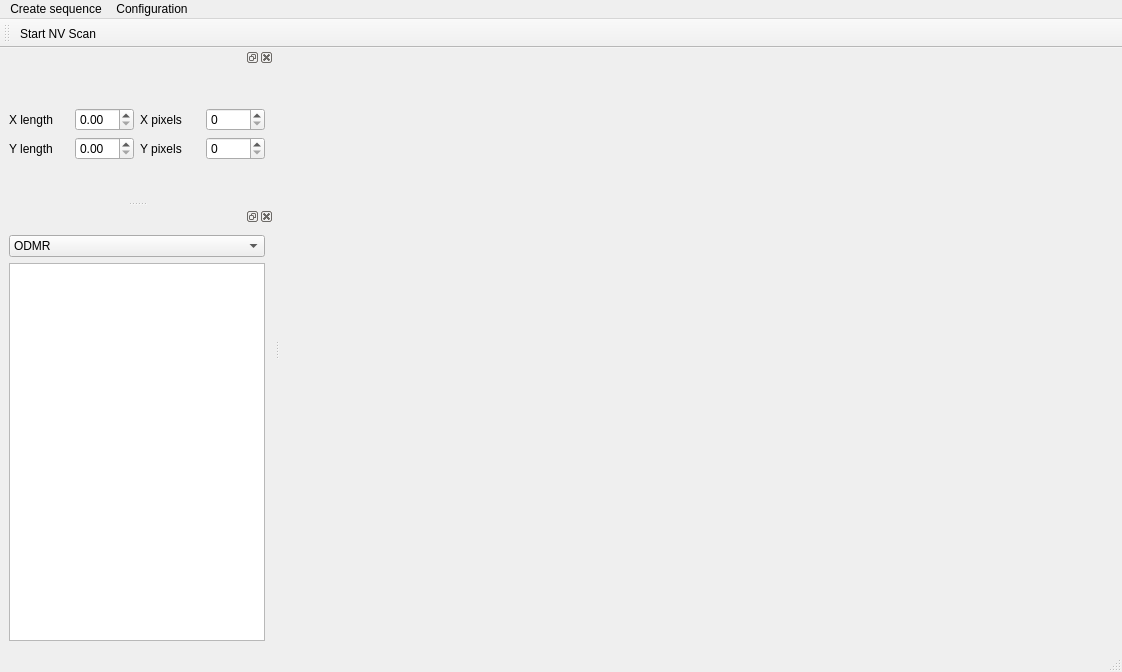
<?xml version="1.0" encoding="UTF-8"?>
<ui version="4.0">
 <class>MainWindow</class>
 <widget class="QMainWindow" name="MainWindow">
  <property name="geometry">
   <rect>
    <x>0</x>
    <y>0</y>
    <width>1122</width>
    <height>672</height>
   </rect>
  </property>
  <property name="windowTitle">
   <string>qudi: NVscan</string>
  </property>
  <widget class="QWidget" name="centralwidget"/>
  <widget class="QMenuBar" name="menubar">
   <property name="geometry">
    <rect>
     <x>0</x>
     <y>0</y>
     <width>1122</width>
     <height>21</height>
    </rect>
   </property>
   <widget class="QMenu" name="menuCreate_sequence">
    <property name="title">
     <string>Create sequence</string>
    </property>
    <addaction name="action_Open_sequence_creator"/>
   </widget>
   <widget class="QMenu" name="menuConfiguration">
    <property name="title">
     <string>Configuration</string>
    </property>
    <addaction name="action_Open_configuration"/>
   </widget>
   <addaction name="menuCreate_sequence"/>
   <addaction name="menuConfiguration"/>
  </widget>
  <widget class="QStatusBar" name="statusbar"/>
  <widget class="QDockWidget" name="LeftDock_2">
   <property name="sizePolicy">
    <sizepolicy hsizetype="MinimumExpanding" vsizetype="Preferred">
     <horstretch>0</horstretch>
     <verstretch>0</verstretch>
    </sizepolicy>
   </property>
   <attribute name="dockWidgetArea">
    <number>1</number>
   </attribute>
   <widget class="QWidget" name="dockWidgetContents">
    <layout class="QVBoxLayout" name="verticalLayout_2">
     <item>
      <layout class="QGridLayout" name="gridLayout_2">
       <item row="0" column="2">
        <widget class="QLabel" name="label_4">
         <property name="text">
          <string>X pixels</string>
         </property>
        </widget>
       </item>
       <item row="1" column="1">
        <widget class="ScienDSpinBox" name="Y_length_DSpinBox"/>
       </item>
       <item row="0" column="1">
        <widget class="ScienDSpinBox" name="X_length_DSpinBox"/>
       </item>
       <item row="1" column="0">
        <widget class="QLabel" name="label_2">
         <property name="text">
          <string>Y length</string>
         </property>
        </widget>
       </item>
       <item row="1" column="2">
        <widget class="QLabel" name="label_6">
         <property name="text">
          <string>Y pixels</string>
         </property>
        </widget>
       </item>
       <item row="1" column="4">
        <widget class="ScienSpinBox" name="Y_pixels_SpinBox"/>
       </item>
       <item row="0" column="0">
        <widget class="QLabel" name="label">
         <property name="text">
          <string>X length</string>
         </property>
        </widget>
       </item>
       <item row="0" column="4">
        <widget class="ScienSpinBox" name="X_pixels_SpinBox"/>
       </item>
      </layout>
     </item>
    </layout>
   </widget>
  </widget>
  <widget class="QToolBar" name="toolBar">
   <property name="windowTitle">
    <string>toolBar</string>
   </property>
   <attribute name="toolBarArea">
    <enum>TopToolBarArea</enum>
   </attribute>
   <attribute name="toolBarBreak">
    <bool>false</bool>
   </attribute>
   <addaction name="actionStart_NVscan"/>
  </widget>
  <widget class="QDockWidget" name="LeftDock_1">
   <property name="sizePolicy">
    <sizepolicy hsizetype="Minimum" vsizetype="Minimum">
     <horstretch>0</horstretch>
     <verstretch>0</verstretch>
    </sizepolicy>
   </property>
   <property name="minimumSize">
    <size>
     <width>91</width>
     <height>139</height>
    </size>
   </property>
   <attribute name="dockWidgetArea">
    <number>1</number>
   </attribute>
   <widget class="QWidget" name="dockWidgetContents_3">
    <layout class="QVBoxLayout" name="verticalLayout">
     <item>
      <widget class="QComboBox" name="comboBox">
       <item>
        <property name="text">
         <string>ODMR</string>
        </property>
       </item>
       <item>
        <property name="text">
         <string>Rabi</string>
        </property>
       </item>
       <item>
        <property name="text">
         <string>T1</string>
        </property>
       </item>
      </widget>
     </item>
     <item>
      <widget class="QListWidget" name="listWidget">
       <property name="sizePolicy">
        <sizepolicy hsizetype="Preferred" vsizetype="Preferred">
         <horstretch>0</horstretch>
         <verstretch>0</verstretch>
        </sizepolicy>
       </property>
      </widget>
     </item>
    </layout>
   </widget>
  </widget>
  <action name="actionStart_NVscan">
   <property name="text">
    <string>Start NV Scan</string>
   </property>
   <property name="toolTip">
    <string>actionStart_NVscan</string>
   </property>
  </action>
  <action name="action_Open_sequence_creator">
   <property name="text">
    <string>Open sequence creator</string>
   </property>
  </action>
  <action name="action_Open_configuration">
   <property name="text">
    <string>Open configuration</string>
   </property>
  </action>
 </widget>
 <customwidgets>
  <customwidget>
   <class>ScienDSpinBox</class>
   <extends>QDoubleSpinBox</extends>
   <header>qtwidgets.scientific_spinbox.h</header>
  </customwidget>
  <customwidget>
   <class>ScienSpinBox</class>
   <extends>QSpinBox</extends>
   <header>qtwidgets.scientific_spinbox</header>
  </customwidget>
 </customwidgets>
 <resources/>
 <connections/>
</ui>
